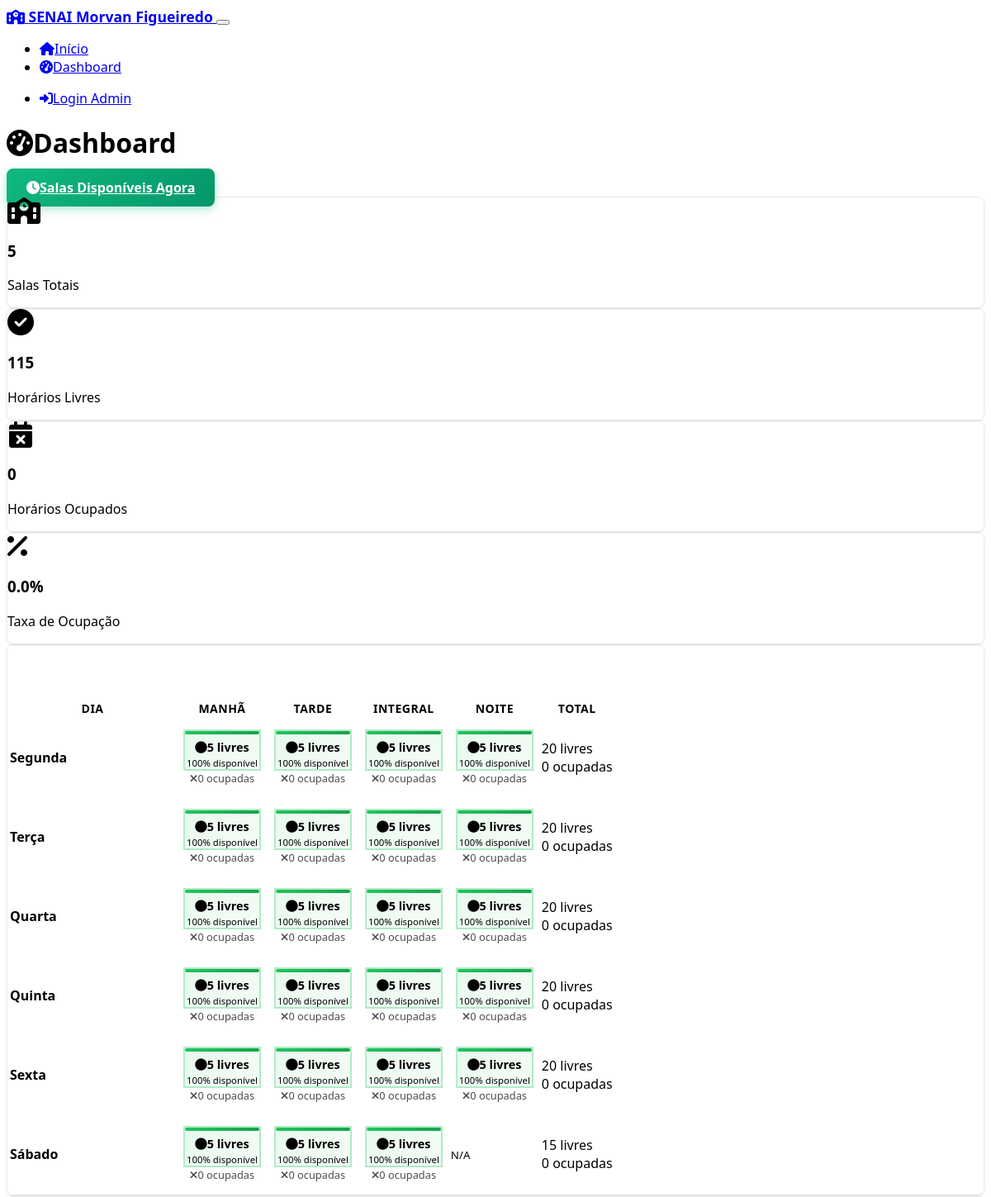
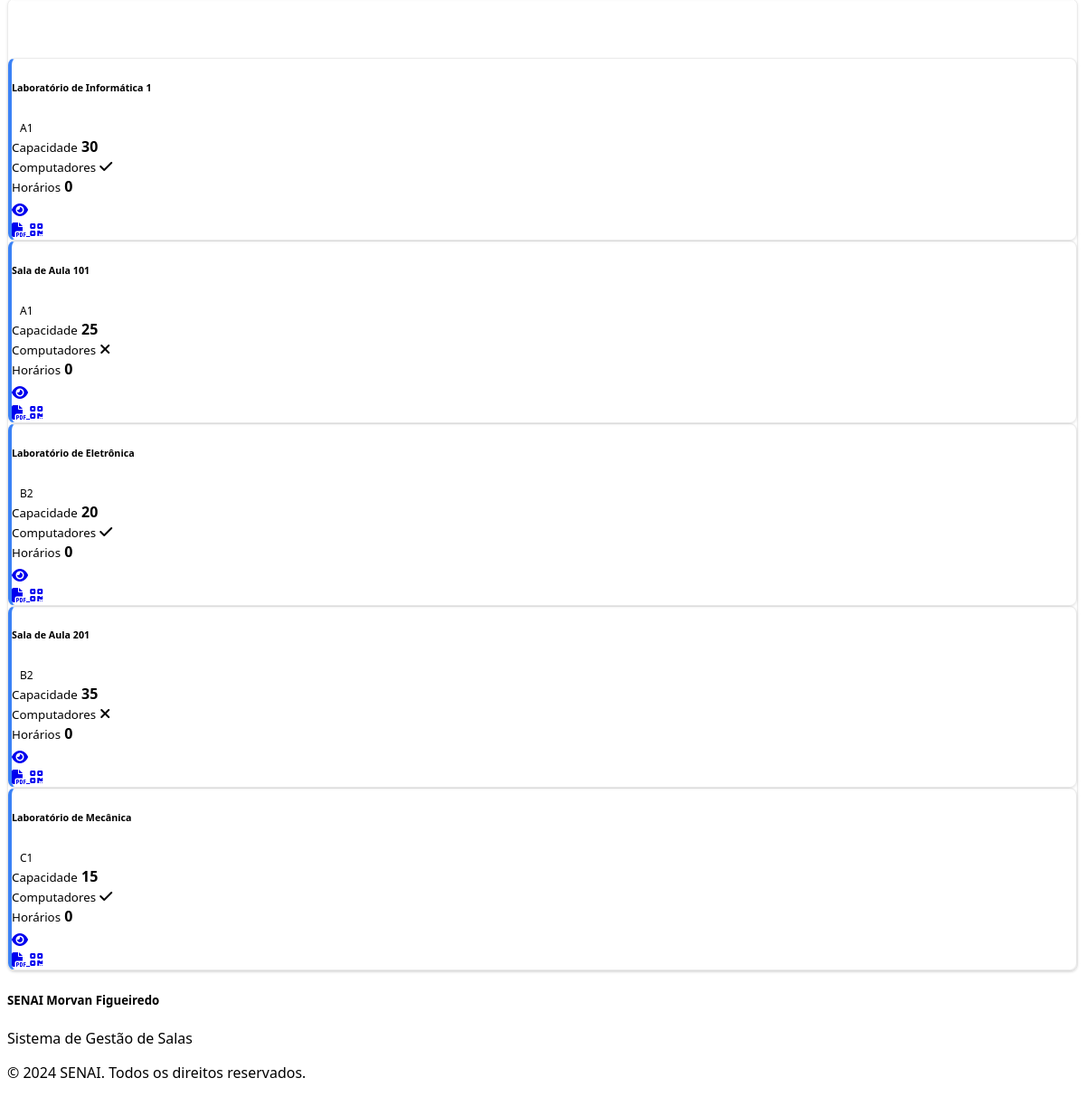
/dashboard, run on the app's committed database (2 pictures, top to bottom).
### models.py (models this page shows, shortened)
class Classroom(db.Model):
    id = db.Column(db.Integer, primary_key=True)
    name = db.Column(db.String(100), nullable=False)
    capacity = db.Column(db.Integer, nullable=False)
    has_computers = db.Column(db.Boolean, default=False)
    software = db.Column(db.Text, default='')
    description = db.Column(db.Text, default='')
    floor = db.Column(db.Integer, nullable=False)
    block = db.Column(db.String(10), nullable=False)
    image_url = db.Column(db.String(255), default='')
    created_at = db.Column(db.DateTime, default=datetime.utcnow)
    updated_at = db.Column(db.DateTime, default=datetime.utcnow, onupdate=datetime.utcnow)
    schedules = db.relationship('Schedule', backref='classroom', lazy=True, cascade='all, delete-orphan')

### routes.py (the view)
@app.route('/dashboard')
def dashboard():
    classrooms = Classroom.query.all()
    schedules = Schedule.query.filter_by(is_active=True).all()
    schedule_map = {}
    for schedule in schedules:
        if schedule.classroom_id not in schedule_map:
            schedule_map[schedule.classroom_id] = {}
        if schedule.day_of_week not in schedule_map[schedule.classroom_id]:
            schedule_map[schedule.classroom_id][schedule.day_of_week] = {}
        schedule_map[schedule.classroom_id][schedule.day_of_week][schedule.shift] = schedule
    total_slots = len(classrooms) * 23  # 6 days * 4 shifts - 1 (no Saturday night)
    occupied_slots = len(schedules)
    free_slots = total_slots - occupied_slots
    occupancy_rate = (occupied_slots / total_slots * 100) if total_slots > 0 else 0
    return render_template('dashboard.html',
                         classrooms=classrooms,
                         schedule_map=schedule_map,
                         free_slots=free_slots,
                         occupied_slots=occupied_slots,
                         occupancy_rate=occupancy_rate)

### templates/dashboard.html (shortened to what this page needs)
{% extends "base.html" %}
{% block content %}
<div class="container">
    <div class="row mb-4">
        <div class="col-12">
            <div class="d-flex justify-content-between align-items-center">
                <h1><i class="fas fa-tachometer-alt me-2 text-primary"></i>Dashboard</h1>
                <div class="d-flex gap-2">
                    <a href="{{ url_for('available_now') }}" class="btn available-now-btn">
                        <i class="fas fa-clock me-2"></i>Salas Disponíveis Agora
                    </a>
                </div>
            </div>
        </div>
    </div>
    <div class="row mb-4">
        <div class="col-md-3 mb-3">
            <div class="card bg-primary text-white">
                <div class="card-body text-center">
                    <i class="fas fa-school fa-2x mb-2"></i>
                    <h3 class="mb-0">{{ classrooms|length }}</h3>
                    <p class="mb-0">Salas Totais</p>
                </div>
            </div>
        </div>
        <div class="col-md-3 mb-3">
            <div class="card bg-success text-white">
                <div class="card-body text-center">
                    <i class="fas fa-check-circle fa-2x mb-2"></i>
                    <h3 class="mb-0">{{ free_slots }}</h3>
                    <p class="mb-0">Horários Livres</p>
                </div>
            </div>
        </div>
        <div class="col-md-3 mb-3">
            <div class="card bg-danger text-white">
                <div class="card-body text-center">
                    <i class="fas fa-calendar-times fa-2x mb-2"></i>
                    <h3 class="mb-0">{{ occupied_slots }}</h3>
                    <p class="mb-0">Horários Ocupados</p>
                </div>
            </div>
        </div>
        <div class="col-md-3 mb-3">
            <div class="card bg-info text-white">
                <div class="card-body text-center">
                    <i class="fas fa-percentage fa-2x mb-2"></i>
                    <h3 class="mb-0">{{ "%.1f"|format(occupancy_rate) }}%</h3>
                    <p class="mb-0">Taxa de Ocupação</p>
                </div>
            </div>
        </div>
    </div>
    {% set days = ['Segunda', 'Terça', 'Quarta', 'Quinta', 'Sexta', 'Sábado'] %}
    {% set shifts = [
        ('morning', 'Manhã', 'info'),
        ('afternoon', 'Tarde', 'warning'),
        ('fullday', 'Integral', 'success'),
        ('night', 'Noite', 'dark')
    ] %}
    <div class="row">
        <div class="col-12">
            <div class="card">
                <div class="card-header">
                    <h4 class="mb-0"><i class="fas fa-calendar-week me-2"></i>Visão Geral da Semana</h4>
                </div>
                <div class="card-body">
                    <div class="table-responsive">
                        <table class="table table-bordered">
                            <thead>
                                <tr>
                                    <th style="width: 200px;">Dia</th>
                                    <th class="text-center">Manhã</th>
                                    <th class="text-center">Tarde</th>
                                    <th class="text-center">Integral</th>
                                    <th class="text-center">Noite</th>
                                    <th class="text-center">Total</th>
                                </tr>
                            </thead>
                            <tbody>
                                {% for day_idx in range(days|length) %}
                                {% set day_name = days[day_idx] %}
                                <tr>
                                    <td><strong>{{ day_name }}</strong></td>
                                    {% set day_totals = {'morning': 0, 'afternoon': 0, 'fullday': 0, 'night': 0} %}
                                    {% for shift_key, shift_name, shift_color in shifts %}
                                        {% if not (day_idx == 5 and shift_key == 'night') %}
                                        <td class="text-center position-relative">
                                            {% set occupied_classrooms = [] %}
                                            {% set free_classrooms = [] %}
                                            {% for classroom in classrooms %}
                                                {% if schedule_map.get(classroom.id, {}).get(day_idx, {}).get(shift_key) %}
                                                    {% set _ = occupied_classrooms.append(classroom) %}
                                                {% else %}
                                                    {% set _ = free_classrooms.append(classroom) %}
                                                {% endif %}
                                            {% endfor %}
                                            <div class="availability-cell"
                                                 data-bs-toggle="tooltip"
                                                 data-bs-placement="top"
                                                 data-bs-html="true"
                                                 data-bs-title="<strong>{{ day_name }} - {{ shift_name }}</strong><br>
                                                 <span class='text-success'>Livres ({{ free_classrooms|length }}):</span><br>
                                                 {% for room in free_classrooms %}{{ room.name }}{% if not loop.last %}, {% endif %}{% endfor %}<br>
                                                 <span class='text-danger'>Ocupadas ({{ occupied_classrooms|length }}):</span><br>
                                                 {% for room in occupied_classrooms %}{{ room.name }}{% if not loop.last %}, {% endif %}{% endfor %}">
                                                {% set availability_rate = (free_classrooms|length / classrooms|length * 100) if classrooms|length > 0 else 0 %}
                                                {% if availability_rate >= 75 %}
                                                    <div class="availability-indicator high-availability">
                                                        <div class="indicator-bar"></div>
                                                        <span class="availability-text">
                                                            <i class="fas fa-circle text-success me-1"></i>{{ free_classrooms|length }} livres
                                                        </span>
                                                        <small class="text-success">{{ "%.0f"|format(availability_rate) }}% disponível</small>
                                                    </div>
                                                {% endif %}
                                                <div class="occupied-count">
                                                    <i class="fas fa-times text-muted me-1"></i>{{ occupied_classrooms|length }} ocupadas
                                                </div>
                                            </div>
                                        </td>
                                        {% else %}
                                        <td class="text-center text-muted">
                                            <small>N/A</small>
                                        </td>
                                        {% endif %}
                                    {% endfor %}
                                    <td class="text-center">
                                        {% set day_total_occupied = 0 %}
                                        {% for classroom in classrooms %}
                                            {% for shift_key, shift_name, shift_color in shifts %}
                                                {% if not (day_idx == 5 and shift_key == 'night') and schedule_map.get(classroom.id, {}).get(day_idx, {}).get(shift_key) %}
                                                    {% set day_total_occupied = day_total_occupied + 1 %}
                                                {% endif %}
                                            {% endfor %}
                                        {% endfor %}
                                        {% set day_total_slots = classrooms|length * (3 if day_idx == 5 else 4) %}
                                        {% set day_free = day_total_slots - day_total_occupied %}
                                        <div class="small">
                                            <div class="text-success">{{ day_free }} livres</div>
                                            <div class="text-danger">{{ day_total_occupied }} ocupadas</div>
                                        </div>
                                    </td>
                                </tr>
                                {% endfor %}
                            </tbody>
                        </table>
                    </div>
                </div>
            </div>
        </div>
    </div>
    <div class="row mt-4">
        <div class="col-12">
            <div class="card">
                <div class="card-header">
                    <h4 class="mb-0"><i class="fas fa-door-open me-2"></i>Status das Salas</h4>
                </div>
                <div class="card-body">
                    <div class="row">
                        {% for classroom in classrooms %}
                        <div class="col-xl-3 col-lg-4 col-md-6 mb-3">
                            <div class="card h-100 border-start-primary">
                                <div class="card-body p-3">
                                    <div class="d-flex justify-content-between align-items-start mb-2">
                                        <h6 class="mb-0 text-truncate">{{ classroom.name }}</h6>
                                        <span class="badge bg-secondary">{{ classroom.block }}{{ classroom.floor }}</span>
                                    </div>
                                    <div class="row text-center mb-2">
                                        <div class="col-4">
                                            <small class="text-muted d-block">Capacidade</small>
                                            <strong>{{ classroom.capacity }}</strong>
                                        </div>
                                        <div class="col-4">
                                            <small class="text-muted d-block">Computadores</small>
                                            {% if classroom.has_computers %}
                                            <i class="fas fa-check text-success"></i>
                                            {% else %}
                                            <i class="fas fa-times text-danger"></i>
                                            {% endif %}
                                        </div>
                                        <div class="col-4">
                                            <small class="text-muted d-block">Horários</small>
                                            {% set classroom_schedules = 0 %}
                                            {% for day_idx in range(6) %}
                                                {% for shift_key, shift_name, shift_color in shifts %}
                                                    {% if not (day_idx == 5 and shift_key == 'night') and schedule_map.get(classroom.id, {}).get(day_idx, {}).get(shift_key) %}
                                                        {% set classroom_schedules = classroom_schedules + 1 %}
                                                    {% endif %}
                                                {% endfor %}
                                            {% endfor %}
                                            <strong>{{ classroom_schedules }}</strong>
                                        </div>
                                    </div>
                                    <div class="progress mb-2" style="height: 4px;">
                                        {% set max_slots = 23 %}
                                        {% set usage_percent = (classroom_schedules / max_slots * 100) if max_slots > 0 else 0 %}
                                    </div>
                                    <div class="d-flex justify-content-between">
                                        <a href="{{ url_for('classroom_detail', classroom_id=classroom.id) }}" class="btn btn-sm btn-outline-primary">
                                            <i class="fas fa-eye"></i>
                                        </a>
                                        <div class="btn-group btn-group-sm">
                                            <a href="{{ url_for('generate_pdf', classroom_id=classroom.id) }}" class="btn btn-outline-secondary" title="PDF">
                                                <i class="fas fa-file-pdf"></i>
                                            </a>
                                            <a href="{{ url_for('generate_qr', classroom_id=classroom.id) }}" class="btn btn-outline-secondary" title="QR">
                                                <i class="fas fa-qrcode"></i>
                                            </a>
                                        </div>
                                    </div>
                                </div>
                            </div>
                        </div>
                        {% endfor %}
                    </div>
                </div>
            </div>
        </div>
    </div>
</div>
{% endblock %}

### data on the page
Classroom: name "Laboratório de Informática 1", block "A", floor "1", capacity "30", has_computers True (drawn), classroom_schedules "0"
Classroom: name "Sala de Aula 101", block "A", floor "1", capacity "25", has_computers "0"
Classroom: name "Laboratório de Eletrônica", block "B", floor "2", capacity "20", has_computers True (drawn), classroom_schedules "0"
Classroom: name "Sala de Aula 201", block "B", floor "2", capacity "35", has_computers "0"
Classroom: name "Laboratório de Mecânica", block "C", floor "1", capacity "15", has_computers True (drawn), classroom_schedules "0"

### other printed values
{{ classrooms|length }} "5"
{{ free_slots }} "115"
{{ occupied_slots }} "0"
{{ "%.1f"|format(occupancy_rate) }} "0.0"
{{ day_name }} "Segunda" "Terça" "Quarta" "Quinta" "Sexta" "Sábado"
{{ free_classrooms|length }} "5" "5" "5" "5" "5" "5" "5" "5" "5" "5" "5" "5" "5" "5" "5" "5" "5" "5" "5" "5" "5" "5" "5"
{{ "%.0f"|format(availability_rate) }} "100" "100" "100" "100" "100" "100" "100" "100" "100" "100" "100" "100" "100" "100" "100" "100" "100" "100" "100" "100" "100" "100" "100"
{{ occupied_classrooms|length }} "0" "0" "0" "0" "0" "0" "0" "0" "0" "0" "0" "0" "0" "0" "0" "0" "0" "0" "0" "0" "0" "0" "0"
{{ day_free }} "20" "20" "20" "20" "20" "15"
{{ day_total_occupied }} "0" "0" "0" "0" "0" "0"
